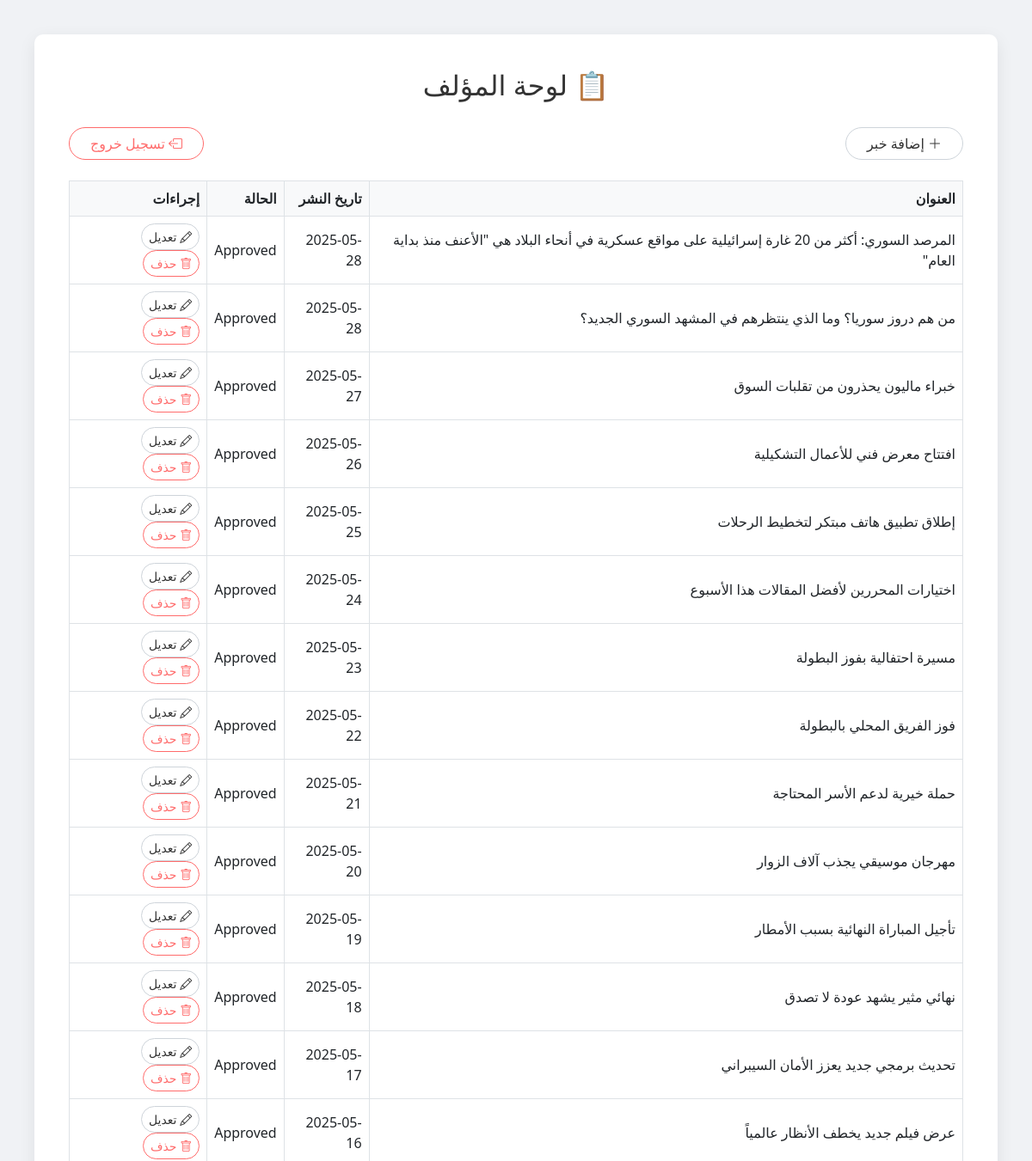
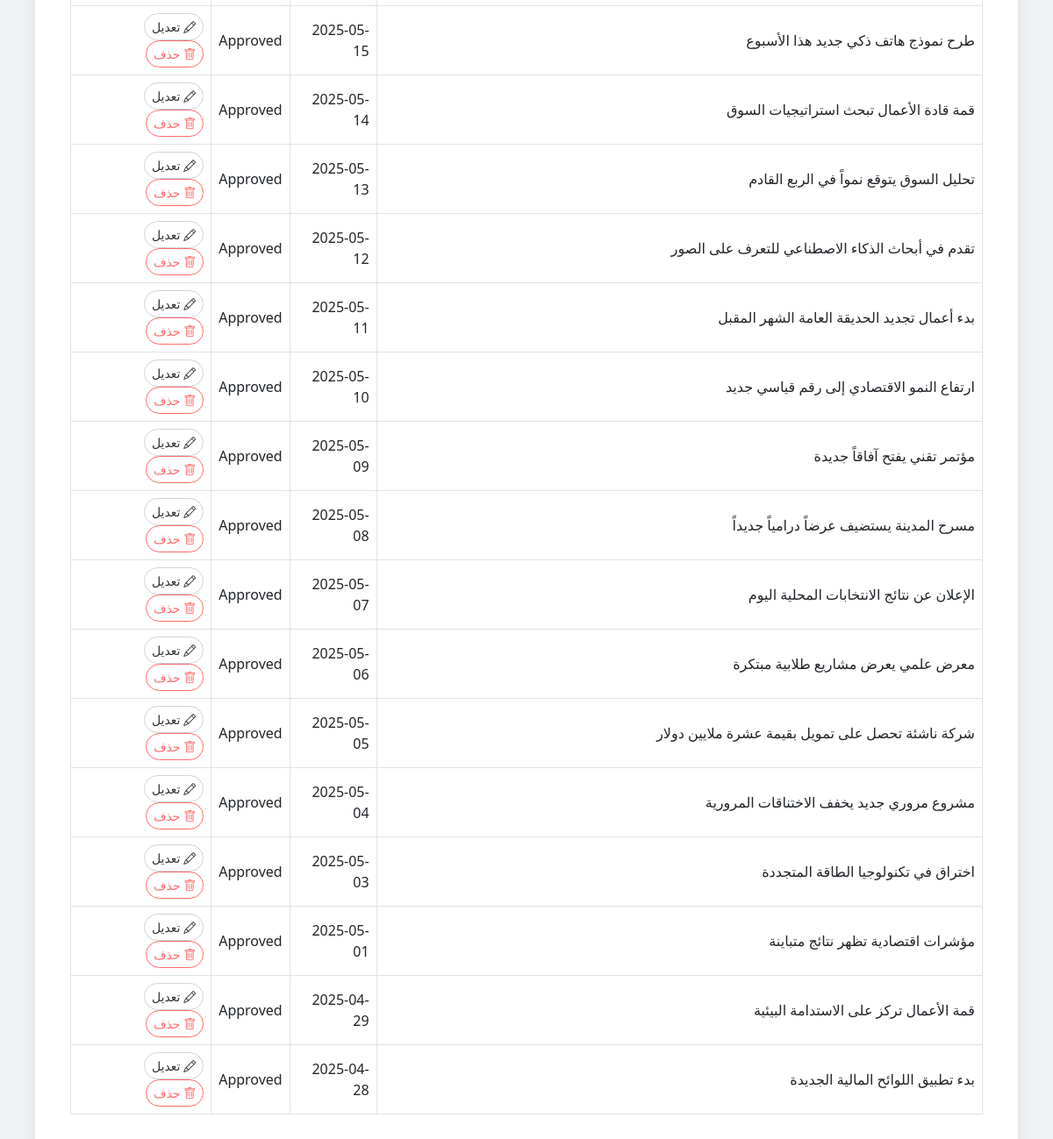
Page /author_dashboard.php (signed in) on the committed database (2 pictures, top to bottom).
### tables this page shows
CREATE TABLE `news` (
  `id` int(11) NOT NULL,
  `title` varchar(255) NOT NULL,
  `summary` varchar(255) NOT NULL,
  `body` text NOT NULL,
  `image` varchar(255) DEFAULT NULL,
  `dateposted` datetime NOT NULL DEFAULT current_timestamp(),
  `category_id` int(11) NOT NULL,
  `author_id` int(11) NOT NULL,
  `status` enum('pending','approved','rejected') NOT NULL DEFAULT 'pending',
  `keywords` varchar(255) DEFAULT NULL,
  `views` int(11) NOT NULL DEFAULT 0
);

### author_dashboard.php (the view, shortened to what this page needs)
<?php
require_once __DIR__ . '/init.php';
$stmt = $conn->prepare("
    SELECT id, title, DATE_FORMAT(dateposted, '%Y-%m-%d') AS dp, status
    FROM news
    WHERE author_id = ?
    ORDER BY dateposted DESC
");
$stmt->bind_param("i", $_SESSION['user_id']);
$stmt->execute();
$newsList = $stmt->get_result()->fetch_all(MYSQLI_ASSOC);
?>
<!DOCTYPE html>
<html lang="ar" dir="rtl">
<head>
  <link rel="stylesheet"
        href="https://cdnjs.cloudflare.com/ajax/libs/bootstrap/5.2.3/css/bootstrap.rtl.min.css">
  <link rel="stylesheet"
        href="https://cdnjs.cloudflare.com/ajax/libs/bootstrap-icons/1.10.5/font/bootstrap-icons.min.css">
</head>
<body>
  <div class="panel">
    <h2>📋 لوحة المؤلف</h2>
    <div class="d-flex justify-content-between mb-4">
      <a href="add_news.php" class="btn btn-light-custom rounded-pill px-4">
        <i class="bi bi-plus-lg"></i> إضافة خبر
      </a>
      <a href="logout.php" class="btn btn-outline-custom rounded-pill px-4">
        <i class="bi bi-box-arrow-left"></i> تسجيل خروج
      </a>
    </div>
    <?php if (empty($newsList)): ?>
      <div class="alert alert-info text-center">لا توجد أخبار منشورة بعد.</div>
    <?php else: ?>
      <div class="table-responsive">
        <table class="table table-bordered bg-white">
          <thead>
            <tr>
              <th>العنوان</th>
              <th>تاريخ النشر</th>
              <th>الحالة</th>
              <th>إجراءات</th>
            </tr>
          </thead>
          <tbody>
            <?php foreach ($newsList as $news): ?>
              <tr>
                <td>
                  <a href="add_news.php?edit_id=<?= $news['id'] ?>"
                     class="text-decoration-none text-dark">
                    <?= htmlspecialchars($news['title']) ?>
                  </a>
                </td>
                <td><?= htmlspecialchars($news['dp']) ?></td>
                <td><?= ucfirst(htmlspecialchars($news['status'])) ?></td>
                <td>
                  <a href="add_news.php?edit_id=<?= $news['id'] ?>"
                     class="btn btn-light-custom btn-sm rounded-pill me-2">
                    <i class="bi bi-pencil"></i> تعديل
                  </a>
                  <a href="?delete_id=<?= $news['id'] ?>"
                     class="btn btn-outline-custom btn-sm rounded-pill"
                     onclick="return confirm('متأكد أنك تريد حذف هذا الخبر؟');">
                    <i class="bi bi-trash"></i> حذف
                  </a>
                </td>
              </tr>
            <?php endforeach; ?>
          </tbody>
        </table>
      </div>
    <?php endif; ?>
  </div>
</body>
</html>

### author_dashboard.php (style rules this page uses)
body { background: #f0f2f5; font-family: 'Segoe UI', Tahoma, sans-serif; padding: 40px; }
.panel { max-width: 1500px; margin: auto; background: #ffffff; border-radius: 10px; padding: 40px; box-shadow: 0 6px 20px rgba(0,0,0,0.08); }
h2 { text-align: center; margin-bottom: 30px; color: #333; }
.btn-light-custom { background: #ffffff; border: 1px solid #ced4da; color: #333; transition: background 0.2s, box-shadow 0.2s; }
.btn-outline-custom { border: 1px solid #ff6b6b; color: #ff6b6b; }
.table thead { background: #f8f9fa; }
.table td, .table th { vertical-align: middle; }

### rows in the picture
news: title "المرصد السوري: أكثر من 20 غارة إسرائيلية على مواقع عسكرية في أنحاء البلاد هي \"الأعنف منذ بداية العام\"", dp "2025-05-28", status "Approved"
news: title "من هم دروز سوريا؟ وما الذي ينتظرهم في المشهد السوري الجديد؟", dp "2025-05-28", status "Approved"
news: title "خبراء ماليون يحذرون من تقلبات السوق", dp "2025-05-27", status "Approved"
news: title "افتتاح معرض فني للأعمال التشكيلية", dp "2025-05-26", status "Approved"
news: title "إطلاق تطبيق هاتف مبتكر لتخطيط الرحلات", dp "2025-05-25", status "Approved"
news: title "اختيارات المحررين لأفضل المقالات هذا الأسبوع", dp "2025-05-24", status "Approved"
news: title "مسيرة احتفالية بفوز البطولة", dp "2025-05-23", status "Approved"
news: title "فوز الفريق المحلي بالبطولة", dp "2025-05-22", status "Approved"
news: title "حملة خيرية لدعم الأسر المحتاجة", dp "2025-05-21", status "Approved"
news: title "مهرجان موسيقي يجذب آلاف الزوار", dp "2025-05-20", status "Approved"
news: title "تأجيل المباراة النهائية بسبب الأمطار", dp "2025-05-19", status "Approved"
news: title "نهائي مثير يشهد عودة لا تصدق", dp "2025-05-18", status "Approved"
news: title "تحديث برمجي جديد يعزز الأمان السيبراني", dp "2025-05-17", status "Approved"
news: title "عرض فيلم جديد يخطف الأنظار عالمياً", dp "2025-05-16", status "Approved"
news: title "طرح نموذج هاتف ذكي جديد هذا الأسبوع", dp "2025-05-15", status "Approved"
news: title "قمة قادة الأعمال تبحث استراتيجيات السوق", dp "2025-05-14", status "Approved"
news: title "تحليل السوق يتوقع نمواً في الربع القادم", dp "2025-05-13", status "Approved"
news: title "تقدم في أبحاث الذكاء الاصطناعي للتعرف على الصور", dp "2025-05-12", status "Approved"
news: title "بدء أعمال تجديد الحديقة العامة الشهر المقبل", dp "2025-05-11", status "Approved"
news: title "ارتفاع النمو الاقتصادي إلى رقم قياسي جديد", dp "2025-05-10", status "Approved"
news: title "مؤتمر تقني يفتح آفاقاً جديدة", dp "2025-05-09", status "Approved"
news: title "مسرح المدينة يستضيف عرضاً درامياً جديداً", dp "2025-05-08", status "Approved"
news: title "الإعلان عن نتائج الانتخابات المحلية اليوم", dp "2025-05-07", status "Approved"
news: title "معرض علمي يعرض مشاريع طلابية مبتكرة", dp "2025-05-06", status "Approved"
news: title "شركة ناشئة تحصل على تمويل بقيمة عشرة ملايين دولار", dp "2025-05-05", status "Approved"
news: title "مشروع مروري جديد يخفف الاختناقات المرورية", dp "2025-05-04", status "Approved"
news: title "اختراق في تكنولوجيا الطاقة المتجددة", dp "2025-05-03", status "Approved"
news: title "مؤشرات اقتصادية تظهر نتائج متباينة", dp "2025-05-01", status "Approved"
news: title "قمة الأعمال تركز على الاستدامة البيئية", dp "2025-04-29", status "Approved"
news: title "بدء تطبيق اللوائح المالية الجديدة", dp "2025-04-28", status "Approved"
